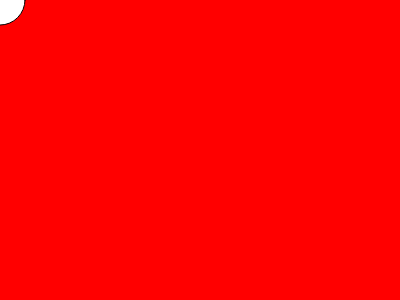
Frame 1 (no input)
Frame 60 (no input): identical to frame 1, image omitted
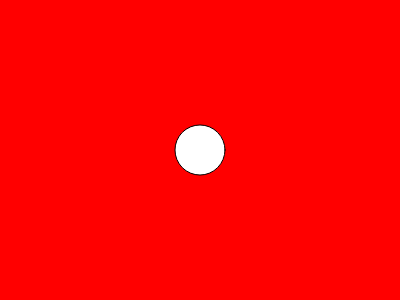
Frame 120 (the mouse pressed at the canvas centre since frame 60)

The p5.js sketch that drew these frames (run headless with seeded random() and noise() and a simulated clock; from frame 60 on, the mouse is pressed at the canvas centre):

// p5.js sketch
// ── sketch.js
function setup() {
  createCanvas(400, 300);
  background(255);
}

function draw() {
  background(255, 0, 0);
  circle(mouseX, mouseY, 50);
}
